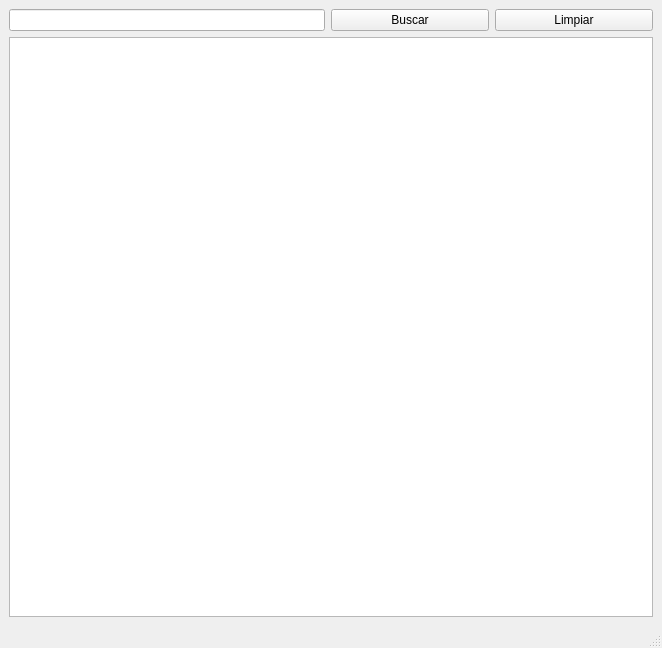
<?xml version="1.0" encoding="UTF-8"?>
<ui version="4.0">
 <class>MainWindow</class>
 <widget class="QMainWindow" name="MainWindow">
  <property name="geometry">
   <rect>
    <x>0</x>
    <y>0</y>
    <width>662</width>
    <height>648</height>
   </rect>
  </property>
  <property name="windowTitle">
   <string>MainWindow</string>
  </property>
  <widget class="QWidget" name="centralwidget">
   <layout class="QGridLayout" name="gridLayout">
    <item row="0" column="2">
     <widget class="QPushButton" name="gBuscarButton">
      <property name="text">
       <string>Buscar</string>
      </property>
     </widget>
    </item>
    <item row="0" column="3">
     <widget class="QPushButton" name="gLimpiarButton">
      <property name="text">
       <string>Limpiar</string>
      </property>
     </widget>
    </item>
    <item row="1" column="0" colspan="4">
     <widget class="QGraphicsView" name="graphicsView"/>
    </item>
    <item row="0" column="0" colspan="2">
     <widget class="QLineEdit" name="gSearchBar"/>
    </item>
   </layout>
  </widget>
  <widget class="QStatusBar" name="statusbar"/>
 </widget>
 <resources/>
 <connections/>
</ui>
